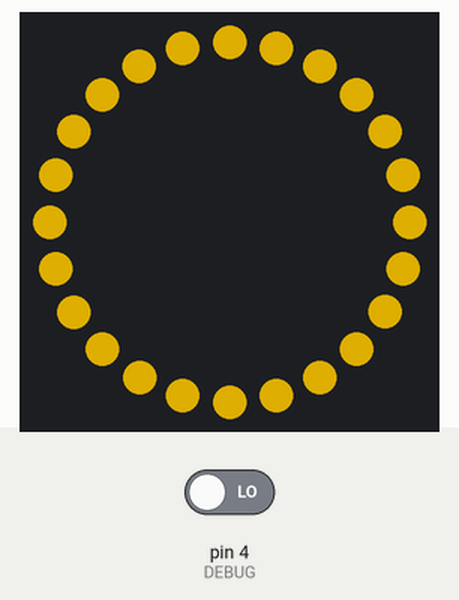
Recording of a sketch running on a simulated Arduino Uno, built with avr-gcc and run on an emulated ATmega328P. On the bench: 24 RGB LEDs in a ring, first at the top, clockwise. The inputs (shaded band) are chosen by the test bench; at power-on: pin 4 (DEBUG) LOW. Dim RGB values are drawn brighter than linear.

Above: at 0.1 s.
1.3 s: pin 4 (DEBUG) driven HIGH
At 1.47 s:
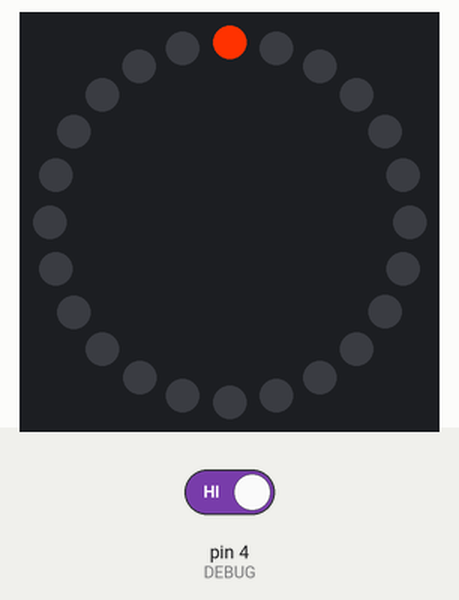
3.7 s: pin 4 (DEBUG) driven LOW
At 3.84 s:
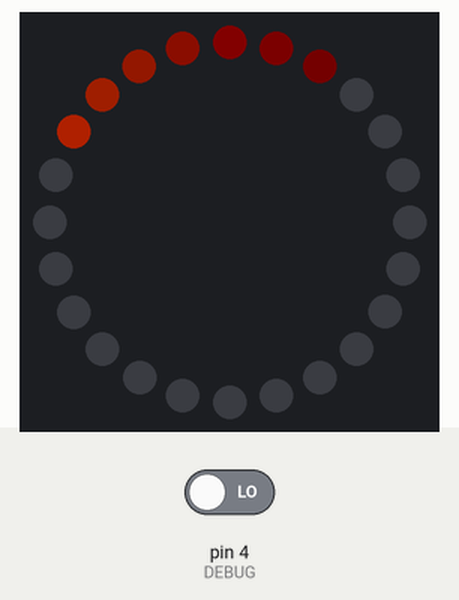
5.4 s: pin 4 (DEBUG) driven HIGH
At 5.57 s:
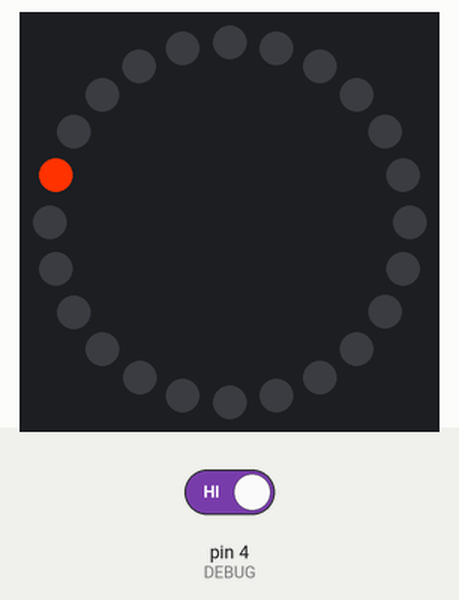
Timing chart, 0 to 8.4 s (numbered marks = the images above; inputs shaded):
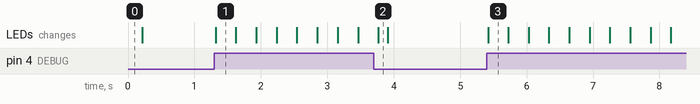

Measured:
- after the input at 1.3 s, the LEDs: change at once (image 1)
- after the input at 5.4 s, the LEDs: change at once (image 3)

The sketch:

lotus7_rearlights.ino
```cpp
#include <Adafruit_NeoPixel.h>
#ifdef __AVR__
  #include <avr/power.h>
#endif

#define BIGRINGSIZE        24                                                                           // DEFINITION: The amount of LEDs on the ring
#define BIGRINGPIN          6                                                                           // DEFINITION: The pin to which the tx/rx pin for the Neo Pixel is attached

const int colour_white[3]       = {255, 255, 255};                                                      // CONSTANT: COLOUR - WHITE
const int colour_orange[3]      = {255, 50, 0};                                                         // CONSTANT: COLOUR - ORANGE
const int colour_red_bright[3]  = {255, 0, 0};                                                          // CONSTANT: COLOUR - WHITE
const int colour_red_dim[3]     = {50, 0, 0};                                                           // CONSTANT: COLOUR - ORANGE
const int colour_green[3]       = {0, 255, 0};                                                          // CONSTANT: COLOUR - GREEN
const int colour_blue[3]        = {0, 0, 255};                                                          // CONSTANT: COLOUR - BLUE
const int colour_startup[3]     = {255, 200, 0};                                                        // CONSTANT: COLOUR - COLOUR MIX FOR STARTUP

bool  buttonState = LOW;                                                                                // DEBUG: Initialise a button variable
Adafruit_NeoPixel bigring = Adafruit_NeoPixel(BIGRINGSIZE,   BIGRINGPIN,   NEO_GRB + NEO_KHZ800);       // VARIABLE: A neo pixel ring to be managed
float fade_speed = 0.6;                                                                                 // VARIABLE: A variable to define how fast the fade works
int   delay_value = 20;                                                                                 // VARIABLE: A delay value
int   bigringled[24][3] = {0};                                                                          // VARIABLE: A variable to hold the colour state of each LED on a ring
int   rotate_right = 0;                                                                                 // VARIABLE: A variable to track a right rotation
int   rotate_left = 0;                                                                                  // VARIABLE: A variable to track a left rotation
int   rotate_speed = 1;                                                                                 // VARIABLE: A variable to configure the rotation speed.
int   rotate_count = 0;                                                                                 // VARIABLE: A variable used in conjunction with rotate_speed to allow for timing.
int   R = 0;                                                                                            // VARIABLE: Used for positional arguments to make the 2D array more readable (RED)
int   G = 1;                                                                                            // VARIABLE: Used for positional arguments to make the 2D array more readable (GREEN)
int   B = 2;                                                                                            // VARIABLE: Used for positional arguments to make the 2D array more readable (BLUE)

// -------------------------------------------------------------------------------------------------------------------------------------------------------------------------------> FUNCTIONS: GENERAL

void fade_all(){                                                                                        // FUNCTION START: A function that will fade all of the LED's colour settings by a fixed amount
    for(int count = 0; count < BIGRINGSIZE; count++ ){                                                  //  0. [1] Iterate through the LEDs on the ring
      bigringled[count][R] = (int)floor(bigringled[count][R]*fade_speed);                               //  1. Fade the current red colour setting on this LED by one step
      bigringled[count][G] = (int)floor(bigringled[count][G]*fade_speed);                               //  1. Fade the current green colour setting on this LED by one step
      bigringled[count][B] = (int)floor(bigringled[count][B]*fade_speed);                               //  1. Fade the current blue colour setting on this LED by one step
    }                                                                                                   //  0. [1] END
}                                                                                                       // FUNCTION END!

void update_leds(){                                                                                     // FUNCTION START: Send the colour settings to the LED
    for(int count = 0; count < BIGRINGSIZE; count++ ){                                                  //  0. [1] Iterate through the LEDs on the ring
      bigring.setPixelColor(count, bigringled[count][R],bigringled[count][G],bigringled[count][B]);     //  1. Send the colour information to the ring buffer
    }                                                                                                   //  0. [1] END
   bigring.show();                                                                                      //  0. Update the pixel state based on new settings
}                                                                                                       // FUNCTION END!

// -------------------------------------------------------------------------------------------------------------------------------------------------------------------------------> FUNCTIONS: ANIMATIONS

void indicate_right(){                                                                                  // FUNCTION START: A function to trigger an indicate right animation
  if (rotate_right > 23) rotate_right = 0;                                                              //  0. If the rotate counter is out of range, reset the counter
  memcpy(bigringled[rotate_right],colour_orange, sizeof(bigringled[1]));                                //  0. Set the colour of the LED (ORANGE)
  rotate_right++;                                                                                       //  0. Increment the colour rotator
}                                                                                                       // FUNCTION END!

void indicate_left(){                                                                                   // FUNCTION START: A function to trigger an indicate left animation
  memcpy(bigringled[rotate_left],colour_orange, sizeof(bigringled[1]));                                 //  0. Set the colour of the LED (ORANGE)
  if (rotate_left == 0) rotate_left = 24;                                                               //  0. If the rotate counter is out of range, reset the counter
  rotate_left--;                                                                                        //  0. Decrement the colour rotator
}                                                                                                       // FUNCTION END!

void indicate_hazards(){                                                                                // FUNCTION START: A function to trigger the indicate hazards animation
  indicate_right();                                                                                     // 0. Call indicate right sequence
  indicate_left();                                                                                      // 0. Call indicate left sequence
}                                                                                                       // FUNCTION END!

void indicate_reverse(){                                                                                // FUNCTION START: A function to trigger an indicate reverse
  for(int count = 0; count < BIGRINGSIZE; count++ ){                                                    //  0. [1] Iterate through the LEDs on the ring
    memcpy(bigringled[count],colour_white, sizeof(bigringled[1]));                                      //  1. Set the colour of the LED (WHITE)
  }                                                                                                     //  0. [1] END
}                                                                                                       // FUNCTION END!

void indicate_night(){                                                                                  // FUNCTION START: A function to trigger an indicate night time running
  for(int count = 0; count < BIGRINGSIZE; count++ ){                                                    //  0. [1] Iterate through the LEDs on the ring
    memcpy(bigringled[count],colour_red_dim, sizeof(bigringled[1]));                                    //  1. Set the colour of the LED (RED DIM)
  }                                                                                                     //  0. [1] END
}                                                                                                       // FUNCTION END!

void indicate_braking(){                                                                                // FUNCTION START: A function to trigger an indicate braking
  for(int count = 0; count < BIGRINGSIZE; count++ ){                                                    //  0. [1] Iterate through the LEDs on the ring
    memcpy(bigringled[count],colour_red_bright, sizeof(bigringled[1]));                                 //  1. Set the colour of the LED (RED BRIGHT)
  }                                                                                                     //  0. [1] END
}                                                                                                       // FUNCTION END!

// -------------------------------------------------------------------------------------------------------------------------------------------------------------------------------> FUNCTIONS: MAIN

void setup() {                                                                                          // FUNCTION: Initialise the program
  pinMode(4, INPUT);                                                                                    // DEBUG: Set up pin4 as input
  bigring.begin();                                                                                      //  0. This initializes the NeoPixel library.
  for(int count = 0; count < BIGRINGSIZE; count++ ){                                                    //  0. [1] Iterate through the LEDs on the ring
    memcpy(bigringled[count],colour_startup, sizeof(bigringled[1]));                                    //  1. Set the colour of the LED (STARTUP COLOURS)
  }
}                                                                                                       // FUNCTION END!

void loop() {                                                                                           // FUNCTION: The main loop of the program
  fade_all();                                                                                           //  0. Run a fade on all LEDs
  buttonState = digitalRead(4);                                                                         // DEBUG
  if (buttonState == HIGH) {                                                                            // DEBUG
    indicate_left();                                                                                    // DEBUG
  }                                                                                                     // DEBUG
  update_leds();                                                                                        //  0. Push the latest colour information to the LEDs
  delay(delay_value);                                                                                   //  0. Delay before next update
}                                                                                                       // FUNCTION END!

// -------------------------------------------------------------------------------------------------------------------------------------------------------------------------------> NOTES

// Set Specific Pin         - bigpixels.setPixelColor(0, bigpixels.Color(0,50,0));
// Clear all Pins           - bigpixels.clear();
// Set all Pins             - bigpixels.fill(12582656, 0 ,24);
// Set all Pin Brightness   - bigpixels.setBrightness(10);
// Code Notes               - https://learn.adafruit.com/adafruit-neopixel-uberguide/arduino-library-use
// COLOURS                  - https://www.shodor.org/stella2java/rgbint.html
```
